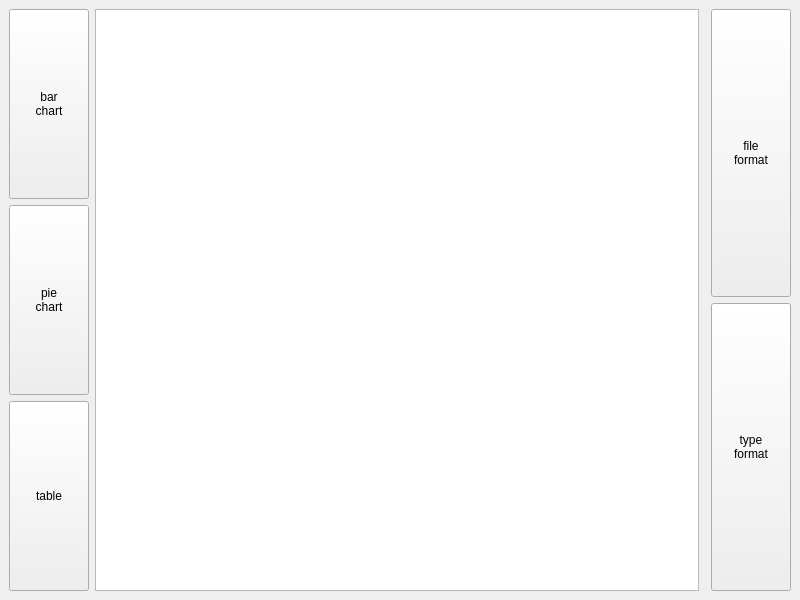
<?xml version="1.0" encoding="UTF-8"?>
<ui version="4.0">
 <class>MainWindow</class>
 <widget class="QMainWindow" name="MainWindow">
  <property name="geometry">
   <rect>
    <x>0</x>
    <y>0</y>
    <width>800</width>
    <height>600</height>
   </rect>
  </property>
  <property name="windowTitle">
   <string>MainWindow</string>
  </property>
  <widget class="QWidget" name="centralwidget">
   <layout class="QHBoxLayout" name="horizontalLayout_2">
    <item>
     <layout class="QHBoxLayout" name="layout">
      <item>
       <layout class="QVBoxLayout" name="verticalLayoutFormatButton_2">
        <item>
         <widget class="QPushButton" name="barChartFormat">
          <property name="sizePolicy">
           <sizepolicy hsizetype="Minimum" vsizetype="Expanding">
            <horstretch>0</horstretch>
            <verstretch>0</verstretch>
           </sizepolicy>
          </property>
          <property name="text">
           <string>bar
chart</string>
          </property>
         </widget>
        </item>
        <item>
         <widget class="QPushButton" name="pieChartFormat">
          <property name="sizePolicy">
           <sizepolicy hsizetype="Minimum" vsizetype="Expanding">
            <horstretch>0</horstretch>
            <verstretch>0</verstretch>
           </sizepolicy>
          </property>
          <property name="text">
           <string>pie
chart</string>
          </property>
         </widget>
        </item>
        <item>
         <widget class="QPushButton" name="tableFormat">
          <property name="sizePolicy">
           <sizepolicy hsizetype="Minimum" vsizetype="Expanding">
            <horstretch>0</horstretch>
            <verstretch>0</verstretch>
           </sizepolicy>
          </property>
          <property name="text">
           <string>table</string>
          </property>
         </widget>
        </item>
       </layout>
      </item>
      <item>
       <widget class="QTreeView" name="treeView"/>
      </item>
      <item>
       <widget class="QWidget" name="widget" native="true"/>
      </item>
      <item>
       <layout class="QVBoxLayout" name="verticalLayoutFormatButton">
        <item>
         <widget class="QPushButton" name="fileFormat">
          <property name="sizePolicy">
           <sizepolicy hsizetype="Minimum" vsizetype="Expanding">
            <horstretch>0</horstretch>
            <verstretch>0</verstretch>
           </sizepolicy>
          </property>
          <property name="text">
           <string>file
format</string>
          </property>
         </widget>
        </item>
        <item>
         <widget class="QPushButton" name="typeFormat">
          <property name="sizePolicy">
           <sizepolicy hsizetype="Minimum" vsizetype="Expanding">
            <horstretch>0</horstretch>
            <verstretch>0</verstretch>
           </sizepolicy>
          </property>
          <property name="text">
           <string>type
format</string>
          </property>
         </widget>
        </item>
       </layout>
      </item>
     </layout>
    </item>
   </layout>
  </widget>
 </widget>
 <resources/>
 <connections>
  <connection>
   <sender>treeView</sender>
   <signal>clicked(QModelIndex)</signal>
   <receiver>MainWindow</receiver>
   <slot>changeDir(QModelIndex)</slot>
   <hints>
    <hint type="sourcelabel">
     <x>246</x>
     <y>162</y>
    </hint>
    <hint type="destinationlabel">
     <x>399</x>
     <y>299</y>
    </hint>
   </hints>
  </connection>
  <connection>
   <sender>fileFormat</sender>
   <signal>clicked()</signal>
   <receiver>MainWindow</receiver>
   <slot>redefineToFileDirectoryStrategy()</slot>
   <hints>
    <hint type="sourcelabel">
     <x>749</x>
     <y>162</y>
    </hint>
    <hint type="destinationlabel">
     <x>399</x>
     <y>299</y>
    </hint>
   </hints>
  </connection>
  <connection>
   <sender>barChartFormat</sender>
   <signal>clicked()</signal>
   <receiver>MainWindow</receiver>
   <slot>redrawToBarChart()</slot>
   <hints>
    <hint type="sourcelabel">
     <x>49</x>
     <y>162</y>
    </hint>
    <hint type="destinationlabel">
     <x>399</x>
     <y>299</y>
    </hint>
   </hints>
  </connection>
  <connection>
   <sender>pieChartFormat</sender>
   <signal>clicked()</signal>
   <receiver>MainWindow</receiver>
   <slot>redrawToPieChart()</slot>
   <hints>
    <hint type="sourcelabel">
     <x>49</x>
     <y>434</y>
    </hint>
    <hint type="destinationlabel">
     <x>399</x>
     <y>299</y>
    </hint>
   </hints>
  </connection>
  <connection>
   <sender>typeFormat</sender>
   <signal>clicked()</signal>
   <receiver>MainWindow</receiver>
   <slot>redefineToTypeStrategy()</slot>
   <hints>
    <hint type="sourcelabel">
     <x>749</x>
     <y>434</y>
    </hint>
    <hint type="destinationlabel">
     <x>399</x>
     <y>299</y>
    </hint>
   </hints>
  </connection>
  <connection>
   <sender>tableFormat</sender>
   <signal>clicked()</signal>
   <receiver>MainWindow</receiver>
   <slot>redrawToTable()</slot>
   <hints>
    <hint type="sourcelabel">
     <x>50</x>
     <y>494</y>
    </hint>
    <hint type="destinationlabel">
     <x>399</x>
     <y>299</y>
    </hint>
   </hints>
  </connection>
 </connections>
 <slots>
  <slot>redefineToTypeStrategy()</slot>
  <slot>redefineToFileDirectoryStrategy()</slot>
  <slot>changeDir(QModelIndex)</slot>
  <slot>redrawToPieChart()</slot>
  <slot>redrawToBarChart()</slot>
  <slot>redrawToTable()</slot>
 </slots>
</ui>
